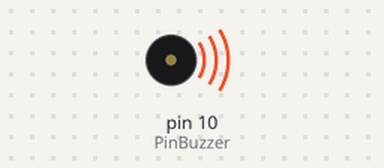
The sketch below on a simulated Arduino Uno, built with avr-gcc and run on an emulated ATmega328P. On the bench: buzzer (waves = sounding).

Above: at 0.2 s.
At 22.52 s:
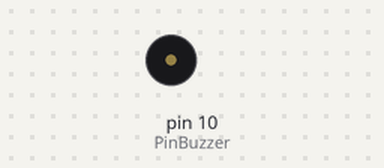
Timing chart, 0 to 22.8 s (numbered marks = the images above):
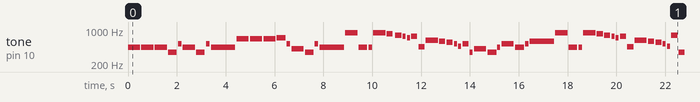

Measured:
- by itself, tone on pin 10 (PinBuzzer): plays 440 Hz for 0.50 s, 440 Hz for 0.50 s, 440 Hz for 0.50 s, 349 Hz for 0.35 s, 523 Hz for 0.15 s, 440 Hz for 0.50 s … (261 notes in this stretch)

The sketch:

Parte2_Practica5.ino
```cpp
/*
   Fundacion Kinal
   Centro educativo tecnico laboral Kinal
   Quinto perito
   Quinto electronica
   Codigo Tecnico: EB5AV
   Curso: Taller de electronica digital y reparacion de computadoras I
   Dev: Sebastian Enrique Lemus Salvador
   Fecha: 09 de mayo 2024

   link de la simulacion: https://www.tinkercad.com/things/lRrXUkI56jP-parte-2-practica-5-bimestre-ii?sharecode=3UPhrWuGyFnl_tnoVu6b6hrD4PASQsa_lu_qQnVadnQ
*/

#define PinBuzzer 10

//la H significa que la nota esta en una octava superior en este caso use la 4ta octava y con H es la 5ts octava
//la S significa que la nota esta sostenida

int Do=261;
int re=294;
int mi=329;
int fa=349;
int sol=391;
int solS=415;
int la=440;
int laS=455;
int si=466;
int doH=523;
int doSH=554;
int reH=587;
int reSH=622;
int miH=659;
int faH=698;
int faSH=740;
int solH=783;
int solSH=830;
int laH=880;

void setup()    {
  pinMode(PinBuzzer, OUTPUT); // definimos la variable ZumbadorPin como una salida.
}

void loop(){
  tone(PinBuzzer, la, 500);
  delay(550);
  tone(PinBuzzer, la, 500);
  delay(550);
  tone(PinBuzzer, la, 500);
  delay(550);
  tone(PinBuzzer, fa, 350);
  delay(400);
  tone(PinBuzzer, doH, 150);
  delay(200);
  tone(PinBuzzer, la, 500);
  delay(550);
  tone(PinBuzzer, fa, 350);
  delay(400);
  tone(PinBuzzer, doH, 150);
  delay(200);
  tone(PinBuzzer, la, 1000);
  delay(1050);
  tone(PinBuzzer, miH, 500);
  delay(550);
  tone(PinBuzzer, miH, 500);
  delay(550);
  tone(PinBuzzer, miH, 500);
  delay(550);
  tone(PinBuzzer, faH, 350);
  delay(400);
  tone(PinBuzzer, doH, 150);
  delay(200);
  tone(PinBuzzer, solS, 500);
  delay(550);
  tone(PinBuzzer, fa, 350);
  delay(400);
  tone(PinBuzzer, doH, 150);
  delay(200);
  tone(PinBuzzer, la, 1000);
  delay(1050);
  tone(PinBuzzer, laH, 500);
  delay(550);
  tone(PinBuzzer, la, 350);
  delay(400);
  tone(PinBuzzer, la, 150);
  delay(200);
  tone(PinBuzzer, laH, 500);
  delay(550);
  tone(PinBuzzer, solSH, 250);
  delay(350);
  tone(PinBuzzer, solH, 250);
  delay(300);
  tone(PinBuzzer, faSH, 125);
  delay(175);
  tone(PinBuzzer, faH, 125);
  delay(175);
  tone(PinBuzzer, faSH, 250);
  delay(300);
  tone(PinBuzzer, laS, 250);
  delay(300);
  tone(PinBuzzer, reSH, 500);
  delay(550);
  tone(PinBuzzer, reH, 250);
  delay(300);
  tone(PinBuzzer, doSH, 250);
  delay(300);
  tone(PinBuzzer, doH, 125);
  delay(175);
  tone(PinBuzzer, si, 125);
  delay(175);
  tone(PinBuzzer, doH, 250);
  delay(300);
  tone(PinBuzzer, fa, 125);
  delay(175);
  tone(PinBuzzer, solS, 500);
  delay(550);
  tone(PinBuzzer, fa, 375);
  delay(400);
  tone(PinBuzzer, la, 125);
  delay(175);
  tone(PinBuzzer, doH, 500);
  delay(550);
  tone(PinBuzzer, la, 375);
  delay(425);
  tone(PinBuzzer, doH, 125);
  delay(175);
  tone(PinBuzzer, reH, 1000);
  delay(1050);
  tone(PinBuzzer, laH, 500);
  delay(550);
  tone(PinBuzzer, la, 350);
  delay(400);
  tone(PinBuzzer, la, 150);
  delay(200);
  tone(PinBuzzer, laH, 500);
  delay(550);
  tone(PinBuzzer, solSH, 250);
  delay(300);
  tone(PinBuzzer, solH, 250);
  delay(300);
  tone(PinBuzzer, faSH, 125);
  delay(175);
  tone(PinBuzzer, faH, 125);
  delay(175);
  tone(PinBuzzer, faSH, 250);
  delay(300);
  tone(PinBuzzer, laS, 250);
  delay(300);
  tone(PinBuzzer, reSH, 500);
  delay(550);
  tone(PinBuzzer, reH, 250);
  delay(300);
  tone(PinBuzzer, doSH, 250);
  delay(300);
  tone(PinBuzzer, doH, 125);
  delay(175);
  tone(PinBuzzer, si, 125);
  delay(175);
  tone(PinBuzzer, solH, 250);
  delay(300);
  tone(PinBuzzer, fa, 250);
  delay(300);
  tone(PinBuzzer, solS, 500);
  delay(550);
  tone(PinBuzzer, fa, 375);
  delay(425);
  tone(PinBuzzer, doH, 125);
  delay(175);
  tone(PinBuzzer, la, 500);
  delay(550);
  tone(PinBuzzer, fa, 375);
  delay(425);
  tone(PinBuzzer, Do, 125);
  delay(175);
  tone(PinBuzzer, la, 1000);
  delay(10000);
}
```
